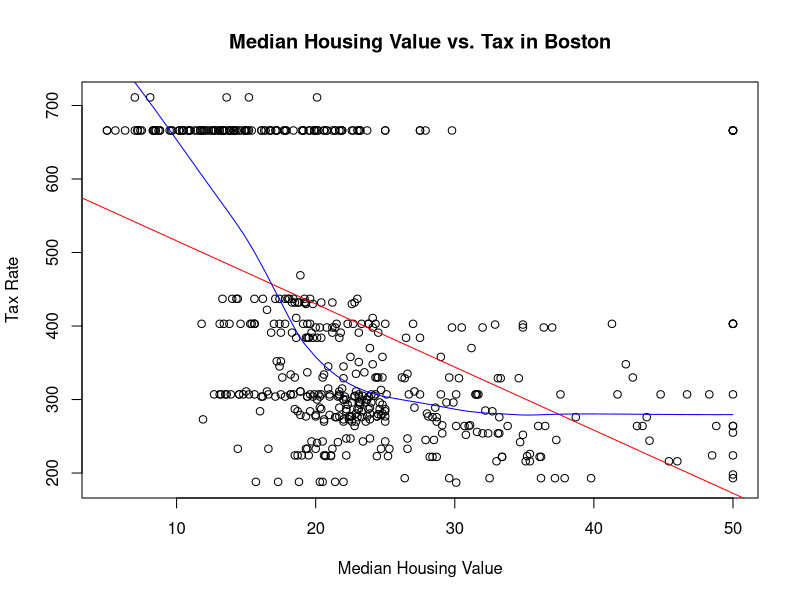
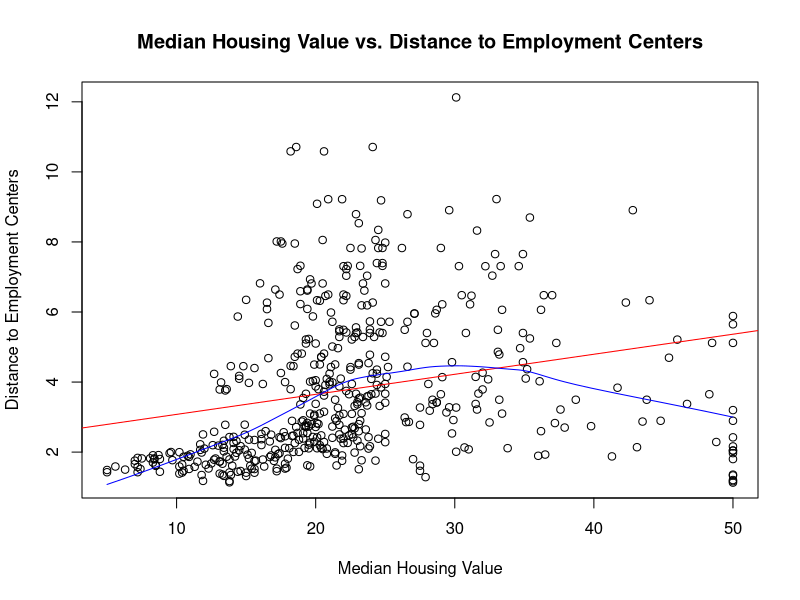
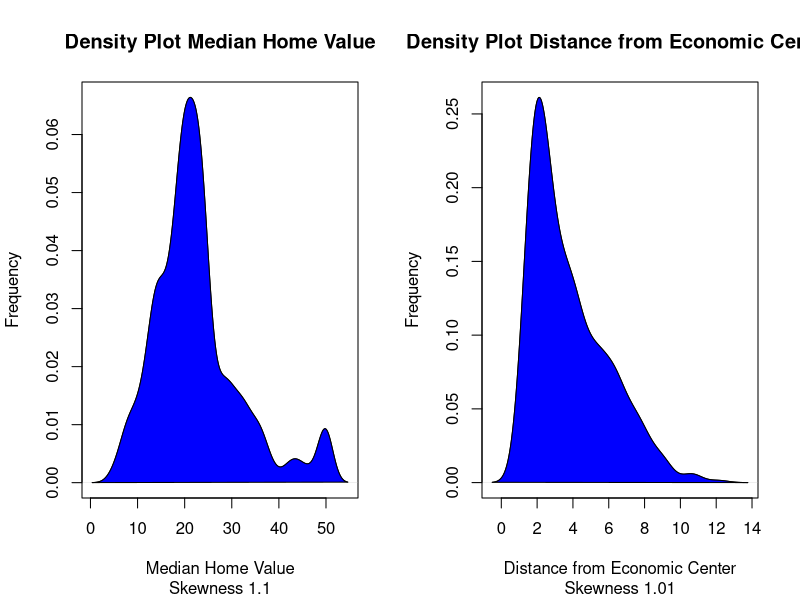
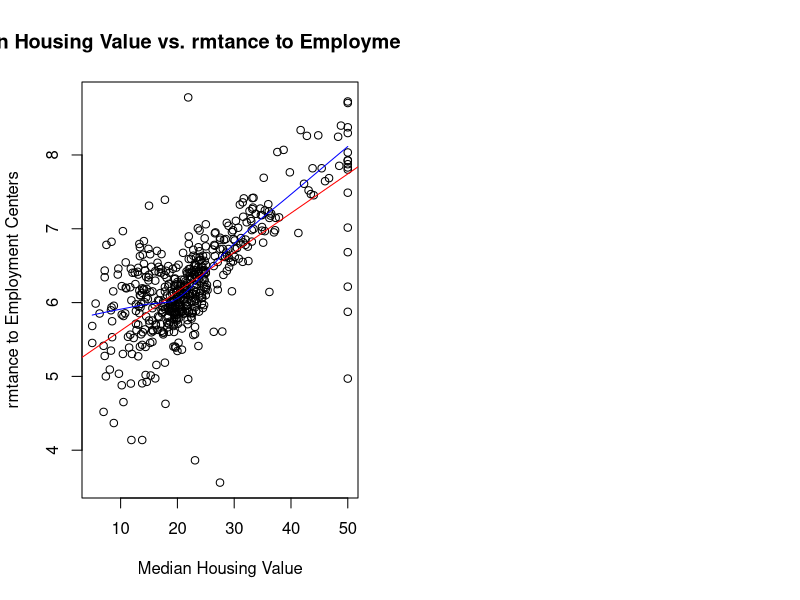
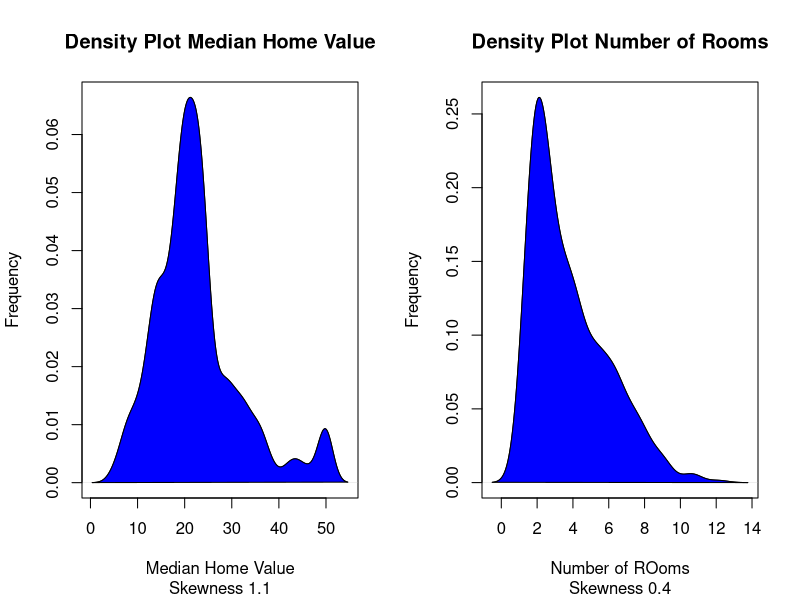

Write the R code that produced these figures, in order.
## ---- chunk 1
knitr::opts_chunk$set(echo = TRUE)
## ---- chunk 2
library(MASS)
data()
## ---- chunk 3
data(Boston)
head(Boston)
## ---- chunk 4
summary(Boston)
## ---- chunk 5
sum(is.na(Boston))
## ---- chunk 6
attach(Boston)
plot(Boston$medv, Boston$tax,
     main = "Median Housing Value vs. Tax in Boston",
     xlab = "Median Housing Value", 
     ylab = "Tax Rate")
abline(lm(tax~medv),col="red") #regression line in red
lines(lowess(medv,tax), col="blue") #lowess line in blue 
## ---- chunk 7
plot(Boston$medv, Boston$dis,
     main = "Median Housing Value vs. Distance to Employment Centers",
     xlab = "Median Housing Value", 
     ylab = "Distance to Employment Centers")
abline(lm(dis~medv),col="red") #regression line in red
lines(lowess(medv,dis), col="blue") #lowess line in blue 
## ---- chunk 8
library(e1071)
#divide graph into two columns
 par(mfrow=c(1,2))
 plot(density(Boston$medv), main = "Density Plot Median Home Value", xlab = "Median Home Value", ylab = "Frequency",sub = paste("Skewness", round(e1071::skewness(Boston$medv),2 ))) #density plot for Median Home Value 
polygon(density(Boston$medv), col = "blue")
  plot(density(Boston$dis), main = "Density Plot Distance from Economic Center", xlab = "Distance from Economic Center", ylab = "Frequency", sub = paste("Skewness", round(e1071::skewness(Boston$dis),2)))#density plot for Distance from Economic Center
polygon(density(Boston$dis), col = "Blue")

## ---- chunk 9
cor(Boston$medv, Boston$dis)
## ---- chunk 10
plot(Boston$medv, Boston$rm,
     main = "Median Housing Value vs. rmtance to Employment Centers",
     xlab = "Median Housing Value", 
     ylab = "rmtance to Employment Centers")
abline(lm(rm~medv),col="red") #regression line in red
lines(lowess(medv,rm), col="blue") #lowess line in blue 

## ---- chunk 11
#divide graph into two columns
 par(mfrow=c(1,2))
 plot(density(Boston$medv), main = "Density Plot Median Home Value", xlab = "Median Home Value", ylab = "Frequency",sub = paste("Skewness", round(e1071::skewness(Boston$medv),2 ))) #density plot for Median Home Value 
polygon(density(Boston$medv), col = "blue")
  plot(density(Boston$dis), main = "Density Plot Number of Rooms", xlab = "Number of ROoms", ylab = "Frequency", sub = paste("Skewness", round(e1071::skewness(Boston$rm),2)))#density plot for # of rooms
polygon(density(Boston$dis), col = "Blue")

## ---- chunk 12
cor(Boston$medv,Boston$rm)
## ---- chunk 13
linMod <- lm(medv~rm, data = Boston)
print(linMod)
## ---- chunk 14
summary(linMod)
## ---- chunk 15
confint(linMod,0.95)
